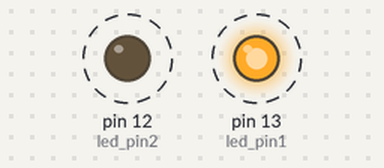
Simulated run of this sketch. Board: Arduino Uno, built with avr-gcc and run on an emulated ATmega328P. On the bench: output pins drawn as LEDs (lit = HIGH). Dashed ring = blinking.

Above: at 0.5 s.
Timing chart, 0 to 5.1 s (numbered marks = the images above):
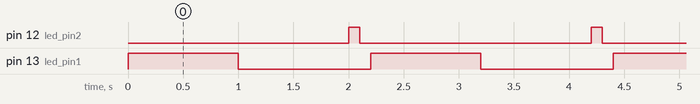

The sketch:

blink.ino
```cpp
  int led_pin1 = 13;
  int led_pin2 = 12;
  int blink_duration1 = 1000;
  int blink_duration2 = 100;
void setup() {

}

void loop() {

  pinMode (13,led_pin1);
  digitalWrite (13, HIGH);
  delay (blink_duration1);
  pinMode (13, led_pin1);
  digitalWrite (13, LOW);
  delay (blink_duration1);

  pinMode (12,led_pin2);
  digitalWrite (12, HIGH);
  delay (blink_duration2);
  pinMode (12, led_pin2);
  digitalWrite (12, LOW);
  delay (blink_duration2);


}
```

Measured:
- by itself, pin 12 (led_pin2): alternates HIGH for 0.10 s and LOW for 2.1 s
- by itself, pin 13 (led_pin1): alternates HIGH for 1.0 s and LOW for 1.2 s
